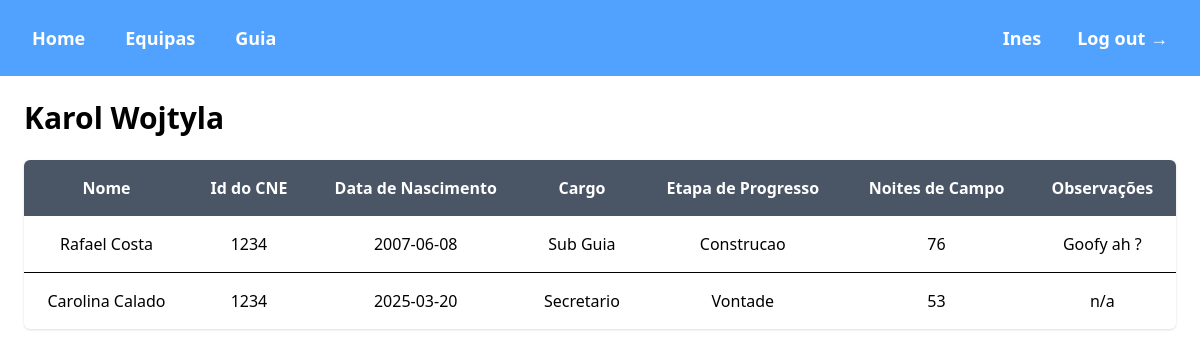
Screenshot of /public/karol.php (signed in) with the database file from the repository.
### tables this page shows
CREATE TABLE `pioneiros` (
  `id` int(11) NOT NULL,
  `nome` varchar(50) NOT NULL,
  `id_cne` int(11) NOT NULL,
  `dt_nascimento` date NOT NULL,
  `noites_campo` int(11) NOT NULL,
  `observacoes` text NOT NULL,
  `cargo_fk` int(11) NOT NULL,
  `equipa_fk` int(11) NOT NULL,
  `etapa_progresso_fk` int(11) NOT NULL
);

CREATE TABLE `cargos` (
  `cargo_id` int(11) NOT NULL,
  `cargo` varchar(20) NOT NULL
);

CREATE TABLE `etapas_progresso` (
  `etapa_id` int(11) NOT NULL,
  `etapa_progresso` varchar(20) NOT NULL
);

### public/karol.php (the view, shortened to what this page needs)
<?php
    require '../private/connection.php';
?>
<!DOCTYPE html>
<html lang="en">
<head>
    <script src="https://unpkg.com/@tailwindcss/browser@4"></script>
</head>
<body>
    <?php include('header.php'); ?>
    <div class="p-6">
        <div class="max-w-[1450px] mx-auto">
            <h2 class="text-3xl font-bold">Karol Wojtyla</h2>
            <div class="mt-6 bg-white shadow-sm rounded-md overflow-hidden">
                <div class="overflow-x-auto">
                <?php
                    $selectPioneiros = "SELECT p.id, p.nome, p.id_cne, p.dt_nascimento, c.cargo, e.equipa, ep.etapa_progresso, p.noites_campo, p.observacoes FROM pioneiros as p
                    join cargos as c on p.cargo_fk = c.cargo_id
                    join equipas as e on p.equipa_fk = e.equipa_id
                    join etapas_progresso as ep on p.etapa_progresso_fk = ep.etapa_id
                    where e.equipa = 'Karol Wojtyla'";
                    $result = $connection->query($selectPioneiros);
                    if ($result && $result->num_rows > 0):
                ?>
                    <table class="w-full min-w-full border-collapse">
                        <thead class="bg-gray-600 text-white">
                            <tr>
                                <th class="p-4 text-center">Nome</th>
                                <th class="p-4 text-center">Id do CNE</th>
                                <th class="p-4 text-center">Data de Nascimento</th>
                                <th class="p-4 text-center">Cargo</th>
                                <th class="p-4 text-center">Etapa de Progresso</th>
                                <th class="p-4 text-center">Noites de Campo</th>
                                <th class="p-4 text-center">Observações</th>
                            </tr>
                        </thead>
                        <tbody class="divide-y">
                            <?php
                                while ($row = $result->fetch_assoc()) {
                                    echo "<tr class='hover:bg-gray-100'>";
                                    echo "<td class='p-4 text-center' data-label='Nome'>" . htmlspecialchars($row['nome']) . "</td>";
                                    echo "<td class='p-4 text-center' data-label='Id do CNE'>" . htmlspecialchars($row['id_cne']) . "</td>";
                                    echo "<td class='p-4 text-center' data-label='Data de Nascimento'>" . htmlspecialchars($row['dt_nascimento']) . "</td>";
                                    echo "<td class='p-4 text-center' data-label='Cargo'>" . htmlspecialchars($row['cargo']) . "</td>";
                                    echo "<td class='p-4 text-center' data-label='Etapa de Progresso'>" . htmlspecialchars($row['etapa_progresso']) . "</td>";
                                    echo "<td class='p-4 text-center' data-label='Noites de Campo'>" . htmlspecialchars($row['noites_campo']) . "</td>";
                                    echo "<td class='p-4 text-center' data-label='Observações'>" . htmlspecialchars($row['observacoes']) . "</td>";
                                    echo "</tr>";
                                }
                            ?>
                        </tbody>
                    </table>
                    <?php
                        else:
                            echo "<p>Nao foram encontrados pioneiros nesta equipa</p>";
                        endif;
                    ?>
                </div>
            </div>
        </div>
    </div>
</body>
</html>

### rows the page displays
pioneiros: nome "Rafael Costa", id_cne "1234", dt_nascimento "2007-06-08", cargo_fk.cargo "Sub Guia", etapa_progresso_fk.etapa_progresso "Construcao", noites_campo "76", observacoes "Goofy ah ?"
pioneiros: nome "Carolina Calado", id_cne "1234", dt_nascimento "2025-03-20", cargo_fk.cargo "Secretario", etapa_progresso_fk.etapa_progresso "Vontade", noites_campo "53", observacoes "n/a"

### other values shown
$cargo "Guia"
$primeiroNome "Ines"
